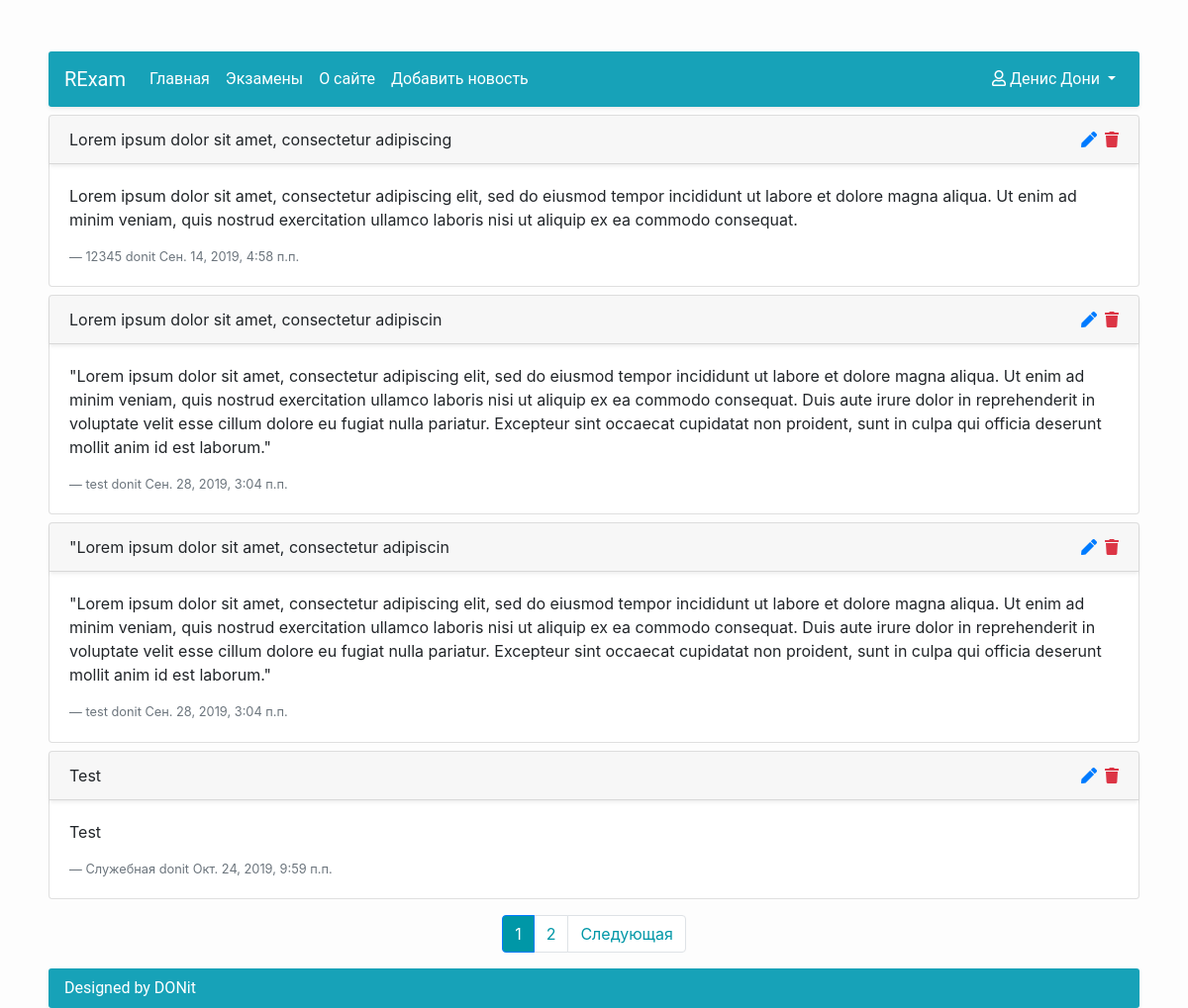
Screenshot of /news/ (signed in) with the database file from the repository.
### Accounts/models.py (models this page shows, shortened)
class UserAccount(AbstractUser):
    middle_name = models.CharField(max_length=20, blank=True, null=False, verbose_name=u'Отчество')
    study_group = models.ForeignKey(StudyGroup, on_delete=models.SET_NULL, null=True, blank=True)
    REQUIRED_FIELDS = ['email', 'first_name', 'last_name']
    def __str__(self):
        return self.username
    class Meta:
        verbose_name = u'Пользователь'
        verbose_name_plural = u'Пользователи'

### News/models.py (models this page shows, shortened)
class News(Model):
    news_header = CharField(max_length=50, null=False, blank=False, verbose_name=u'Заголовок новости')
    news_content = TextField(null=False, blank=False, verbose_name=u'Содержание новости')
    news_category = ForeignKey(NewsCategory, null=True, blank=False, on_delete=SET_NULL,
                               verbose_name=u'Категория новости')
    news_date = DateTimeField(auto_now_add=True, blank=False, verbose_name=u'Дата и время новости')
    news_author = ForeignKey(UserAccount, null=True, on_delete=SET_NULL, verbose_name=u'Автор новости')
    def get_update_url(self):
        return reverse('UpdateNews', kwargs={'pk': self.id})
    def get_remove_url(self):
        return reverse('RemoveNews', kwargs={'pk': self.id})
    class Meta:
        verbose_name = u'Новость'
        verbose_name_plural = u'Новости'

class NewsCategory(Model):
    name = CharField(max_length=20, null=False, blank=False, verbose_name=u'Имя категории')
    def __str__(self):
        return self.name
    class Meta:
        verbose_name_plural = u'Категории'
        verbose_name = u'Категория'

### News/views.py (the view)
# urls.py: path('', ListNews.as_view(), name='ListNews'),
class ListNews(LoginRequiredMixin, ListView):
    model = News
    template_name = 'News/ListNews.html'
    paginate_by = 4

### News/templates/News/ListNews.html (shortened to what this page needs)
{% extends 'RExam/BaseContent.html' %}
{% block control-item %}
    <li class="nav-item active">
        <a class="nav-link" href="{% url 'CreateNews' %}"> Добавить новость</a>
    </li>
{% endblock control-item %}
{% block content %}
    <div class="container-fluid p-1">
        {% for news_object in object_list %}
            <div class="card mb-2">
                <div class="card-header shadow-sm">
                    <div class="row">
                        <div class="col-11"> {{ news_object.news_header }}</div>
                        <div class="col-1 d-flex justify-content-end">
                            {% if perms.News.change_news %}
                                <a href="{{ news_object.get_update_url }}" class="text-primary mr-2">
                                    <i class="fas fa-pen"></i>
                                </a>
                            {% endif %}
                            {% if perms.News.delete_news %}
                                <a href="{{ news_object.get_remove_url }}" class="text-danger">
                                    <i class="fa fa-trash" aria-hidden="true"></i>
                                </a>
                            {% endif %}
                        </div>
                    </div>
                </div>
                <div class="card-body">
                    <p>{{ news_object.news_content }}</p>
                    <footer class="blockquote-footer">{{ news_object.news_category }}
                        {{ news_object.news_author }}
                        {{ news_object.news_date }} </footer>
                </div>
            </div>
        {% empty %}
            <p>Контент отсутствует....</p>
        {% endfor %}
        {% if is_paginated %}
            <div class="row justify-content-center">
                <nav class="paginator" aria-label="Страницы новостей">
                    <ul class="pagination flex-wrap">
                        {% for page_num in page_obj.paginator.page_range %}
                            <li class="page-item {% if page_obj.number == page_num %} active {% endif %}">
                                <a class="page-link"
                                   href="?page={{ page_num }}">{{ page_num }}</a>
                            </li>
                        {% endfor %}
                        {% if page_obj.has_next %}
                            <li class="page-item">
                                <a class="page-link" href="?page={{ page_obj.next_page_number }}">Следующая</a>
                            </li>
                        {% endif %}
                    </ul>
                </nav>
            </div>
        {% endif %}
    </div>
{% endblock content %}

### RExam/templates/RExam/BaseContent.html (shortened to what this page needs)
{% extends 'RExam/base.html' %}
{% block body_start %}
    <div class="d-flex justify-content-center h-100">
        <div class="container mt-lg-5">
            <nav class="navbar navbar-expand-lg navbar-dark bg-info menu shadow-sm m-1">
                <a class="navbar-brand" href="">RExam</a>
                <div class="collapse navbar-collapse" id="navbarSupportedContent">
                    <ul class="navbar-nav mr-auto">
                        <li class="nav-item active">
                            <a class="nav-link" href="{% url 'HomePage' %}">Главная</a>
                        </li>
                        <li class="nav-item active">
                            <a class="nav-link" href="{% url 'ListExams' %}">Экзамены</a>
                        </li>
                        <li class="nav-item active">
                            <a class="nav-link" href="{% url 'AboutPage' %}">О сайте</a>
                        </li>
                        {% if user.is_staff %}
                            {% block control-item %}
                            {% endblock control-item %}
                        {% endif %}
                    </ul>
                    <ul class="nav navbar-nav navbar-right">
                        <li class="nav-item dropdown align-right">
                            <a class="nav-link dropdown-toggle active" href="#" id="navbarDropdown" role="button"
                               data-toggle="dropdown"
                               aria-haspopup="true" aria-expanded="false"><i class="far fa-user"></i>
                                {{ user.get_full_name }}
                            </a>
                        </li>
                    </ul>
                </div>
            </nav>
            {% block content %}{% endblock content %}
            <div class="footer shadow-sm m-1">
                <div class="footer-content bg-info">Designed by DONit</div>
            </div>
        </div>
    </div>
{% endblock body_start %}

### RExam/static/RExam/style.css (style rules this page uses)
html, body { height: 100%; margin: 0; padding: 0; }
body { background: #fdfdfd; }
.footer-content { font-family: Roboto, sans-serif; border-radius: 3px; color: white; padding: .5rem 1rem; }
.menu { font-family: Roboto, sans-serif; border-radius: 3px; }
.paginator { padding: .5rem 1rem; }
.pagination { margin: 0; }
.page-item.active .page-link { background: #0097a7; }
.page-item .page-link { color: #0097a7; }

### rows the page displays
UserAccount: get_full_name "Денис Дони"
News: news_header "Lorem ipsum dolor sit amet, consectetur adipiscing", news_content "Lorem ipsum dolor sit amet, consectetur adipiscing elit, sed do eiusmod tempor incididunt ut labore et dolore magna aliqua. Ut enim ad minim veniam, quis nostrud exercitation ullamco laboris nisi ut aliquip ex ea commodo consequat.", news_category "12345", news_author "donit", news_date "Сен. 14, 2019, 4:58 п.п."
News: news_header "Lorem ipsum dolor sit amet, consectetur adipiscin", news_content "\"Lorem ipsum dolor sit amet, consectetur adipiscing elit, sed do eiusmod tempor incididunt ut labore et dolore magna aliqua. Ut enim ad minim veniam, quis nostrud exercitation ullamco laboris nisi ut aliquip ex ea commodo consequat. Duis aute irure dolor in reprehenderit in voluptate velit esse cillum dolore eu fugiat nulla pariatur. Excepteur sint occaecat cupidatat non proident, sunt in culpa qui officia deserunt mollit anim id est laborum.\"", news_category "test", news_author "donit", news_date "Сен. 28, 2019, 3:04 п.п."
News: news_header "\"Lorem ipsum dolor sit amet, consectetur adipiscin", news_content "\"Lorem ipsum dolor sit amet, consectetur adipiscing elit, sed do eiusmod tempor incididunt ut labore et dolore magna aliqua. Ut enim ad minim veniam, quis nostrud exercitation ullamco laboris nisi ut aliquip ex ea commodo consequat. Duis aute irure dolor in reprehenderit in voluptate velit esse cillum dolore eu fugiat nulla pariatur. Excepteur sint occaecat cupidatat non proident, sunt in culpa qui officia deserunt mollit anim id est laborum.\"", news_category "test", news_author "donit", news_date "Сен. 28, 2019, 3:04 п.п."
News: news_header "Test", news_content "Test", news_category "Служебная", news_author "donit", news_date "Окт. 24, 2019, 9:59 п.п."

### other values shown
{{ page_num }} "1" "2"
